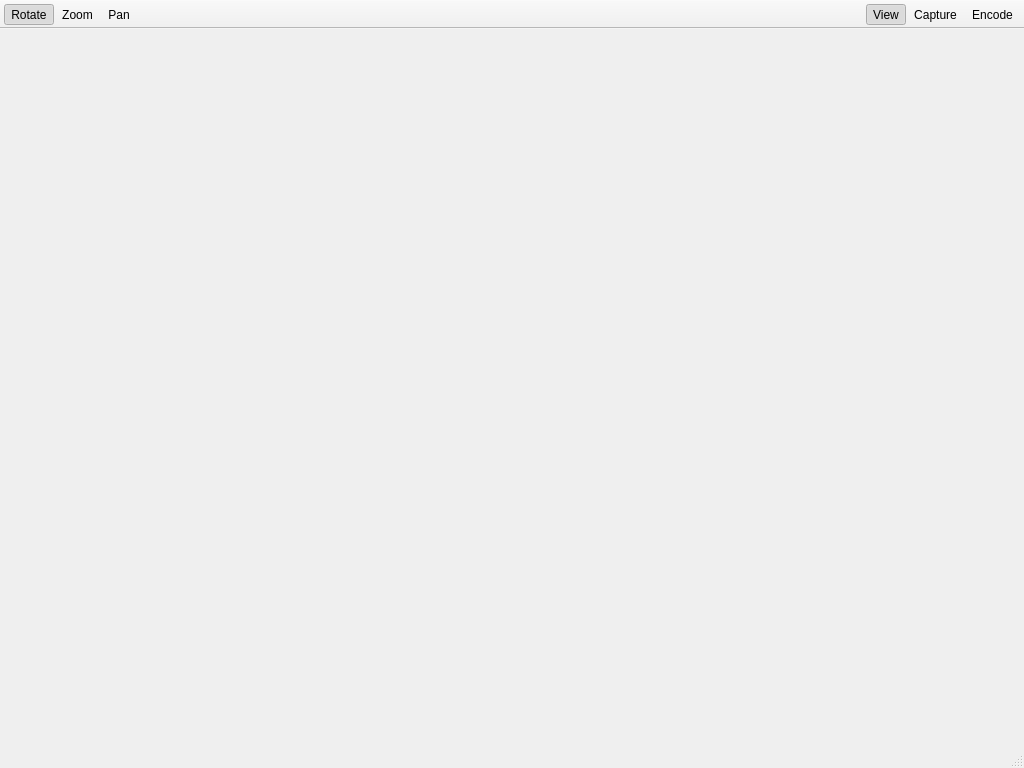
<?xml version="1.0" encoding="UTF-8"?>
<ui version="4.0">
 <class>MainWindow</class>
 <widget class="QMainWindow" name="MainWindow">
  <property name="geometry">
   <rect>
    <x>0</x>
    <y>0</y>
    <width>1024</width>
    <height>768</height>
   </rect>
  </property>
  <property name="maximumSize">
   <size>
    <width>10000</width>
    <height>10000</height>
   </size>
  </property>
  <property name="windowTitle">
   <string>Structured Light Suite</string>
  </property>
  <property name="styleSheet">
   <string notr="true"/>
  </property>
  <widget class="QWidget" name="MainWidget">
   <property name="sizePolicy">
    <sizepolicy hsizetype="Expanding" vsizetype="Expanding">
     <horstretch>0</horstretch>
     <verstretch>0</verstretch>
    </sizepolicy>
   </property>
   <property name="minimumSize">
    <size>
     <width>535</width>
     <height>530</height>
    </size>
   </property>
   <property name="windowTitle">
    <string>Holoprojector</string>
   </property>
   <layout class="QHBoxLayout" name="horizontalLayout_2">
    <item>
     <widget class="QStackedWidget" name="mainView">
      <property name="sizePolicy">
       <sizepolicy hsizetype="Expanding" vsizetype="Expanding">
        <horstretch>0</horstretch>
        <verstretch>0</verstretch>
       </sizepolicy>
      </property>
      <property name="currentIndex">
       <number>2</number>
      </property>
      <widget class="ViewController" name="viewController">
       <property name="sizePolicy">
        <sizepolicy hsizetype="Expanding" vsizetype="Expanding">
         <horstretch>0</horstretch>
         <verstretch>0</verstretch>
        </sizepolicy>
       </property>
      </widget>
      <widget class="EncoderController" name="encodeController">
       <property name="sizePolicy">
        <sizepolicy hsizetype="Expanding" vsizetype="Expanding">
         <horstretch>0</horstretch>
         <verstretch>0</verstretch>
        </sizepolicy>
       </property>
      </widget>
      <widget class="CaptureController" name="captureController">
       <property name="sizePolicy">
        <sizepolicy hsizetype="Expanding" vsizetype="Expanding">
         <horstretch>0</horstretch>
         <verstretch>0</verstretch>
        </sizepolicy>
       </property>
      </widget>
     </widget>
    </item>
    <item>
     <widget class="QListWidget" name="fileList">
      <property name="sizePolicy">
       <sizepolicy hsizetype="Fixed" vsizetype="Expanding">
        <horstretch>0</horstretch>
        <verstretch>0</verstretch>
       </sizepolicy>
      </property>
      <property name="minimumSize">
       <size>
        <width>0</width>
        <height>512</height>
       </size>
      </property>
      <property name="maximumSize">
       <size>
        <width>0</width>
        <height>512</height>
       </size>
      </property>
      <property name="frameShape">
       <enum>QFrame::StyledPanel</enum>
      </property>
      <property name="frameShadow">
       <enum>QFrame::Sunken</enum>
      </property>
      <property name="lineWidth">
       <number>1</number>
      </property>
      <property name="showDropIndicator" stdset="0">
       <bool>false</bool>
      </property>
     </widget>
    </item>
   </layout>
  </widget>
  <widget class="QToolBar" name="toolBar">
   <property name="windowTitle">
    <string>toolBar</string>
   </property>
   <property name="movable">
    <bool>false</bool>
   </property>
   <property name="allowedAreas">
    <set>Qt::TopToolBarArea</set>
   </property>
   <property name="floatable">
    <bool>false</bool>
   </property>
   <attribute name="toolBarArea">
    <enum>TopToolBarArea</enum>
   </attribute>
   <attribute name="toolBarBreak">
    <bool>false</bool>
   </attribute>
   <addaction name="actionRotate"/>
   <addaction name="actionZoom"/>
   <addaction name="actionPan"/>
  </widget>
  <widget class="QToolBar" name="modeBar">
   <property name="windowTitle">
    <string>toolBar_2</string>
   </property>
   <property name="layoutDirection">
    <enum>Qt::RightToLeft</enum>
   </property>
   <property name="movable">
    <bool>false</bool>
   </property>
   <property name="allowedAreas">
    <set>Qt::LeftToolBarArea</set>
   </property>
   <attribute name="toolBarArea">
    <enum>TopToolBarArea</enum>
   </attribute>
   <attribute name="toolBarBreak">
    <bool>false</bool>
   </attribute>
   <addaction name="modeEncode"/>
   <addaction name="modeCapture"/>
   <addaction name="modeView"/>
  </widget>
  <widget class="QStatusBar" name="infoBar"/>
  <action name="actionOpenXYZM">
   <property name="text">
    <string>Open XYZ</string>
   </property>
  </action>
  <action name="actionOpen_Holovideo">
   <property name="text">
    <string>Open Holovideo</string>
   </property>
  </action>
  <action name="actionRotate">
   <property name="checkable">
    <bool>true</bool>
   </property>
   <property name="checked">
    <bool>true</bool>
   </property>
   <property name="icon">
    <iconset resource="MainWindow.qrc">
     <normaloff>:/../../resources/images/Orbit Tool</normaloff>:/../../resources/images/Orbit Tool</iconset>
   </property>
   <property name="text">
    <string>Rotate</string>
   </property>
   <property name="toolTip">
    <string>Rotate</string>
   </property>
  </action>
  <action name="actionZoom">
   <property name="checkable">
    <bool>true</bool>
   </property>
   <property name="icon">
    <iconset resource="MainWindow.qrc">
     <normaloff>:/../../resources/images/Zoom Tool</normaloff>:/../../resources/images/Zoom Tool</iconset>
   </property>
   <property name="text">
    <string>Zoom</string>
   </property>
   <property name="toolTip">
    <string>zoom</string>
   </property>
  </action>
  <action name="actionPan">
   <property name="checkable">
    <bool>true</bool>
   </property>
   <property name="icon">
    <iconset resource="MainWindow.qrc">
     <normaloff>:/../../resources/images/Pan Tool</normaloff>:/../../resources/images/Pan Tool</iconset>
   </property>
   <property name="text">
    <string>Pan</string>
   </property>
   <property name="toolTip">
    <string>pan</string>
   </property>
  </action>
  <action name="actionOpen_Holoimage">
   <property name="text">
    <string>Open Holoimage</string>
   </property>
  </action>
  <action name="actionExportSingleFrame">
   <property name="text">
    <string>Single Frame</string>
   </property>
  </action>
  <action name="actionExportEntireVideo">
   <property name="text">
    <string>Entire Video</string>
   </property>
  </action>
  <action name="modeView">
   <property name="checkable">
    <bool>true</bool>
   </property>
   <property name="checked">
    <bool>true</bool>
   </property>
   <property name="text">
    <string>View</string>
   </property>
   <property name="toolTip">
    <string>View Geometry</string>
   </property>
  </action>
  <action name="modeEncode">
   <property name="checkable">
    <bool>true</bool>
   </property>
   <property name="text">
    <string>Encode</string>
   </property>
   <property name="toolTip">
    <string>Encode Geometry</string>
   </property>
  </action>
  <action name="modeCapture">
   <property name="checkable">
    <bool>true</bool>
   </property>
   <property name="text">
    <string>Capture</string>
   </property>
   <property name="toolTip">
    <string>Capture Geometry</string>
   </property>
  </action>
  <action name="actionCalibrateRefrence">
   <property name="text">
    <string>Calibrate Reference</string>
   </property>
  </action>
  <action name="actionConnectCamera">
   <property name="text">
    <string>Connect Camera</string>
   </property>
  </action>
  <action name="actionDisconnectCamera">
   <property name="text">
    <string>Disconnect Camera</string>
   </property>
  </action>
 </widget>
 <customwidgets>
  <customwidget>
   <class>ViewController</class>
   <extends>QWidget</extends>
   <header>ViewController.h</header>
   <container>1</container>
  </customwidget>
  <customwidget>
   <class>EncoderController</class>
   <extends>QWidget</extends>
   <header>EncoderController.h</header>
   <container>1</container>
  </customwidget>
  <customwidget>
   <class>CaptureController</class>
   <extends>QWidget</extends>
   <header location="global">Capture/CaptureController.h</header>
   <container>1</container>
  </customwidget>
 </customwidgets>
 <resources>
  <include location="MainWindow.qrc"/>
 </resources>
 <connections/>
</ui>
